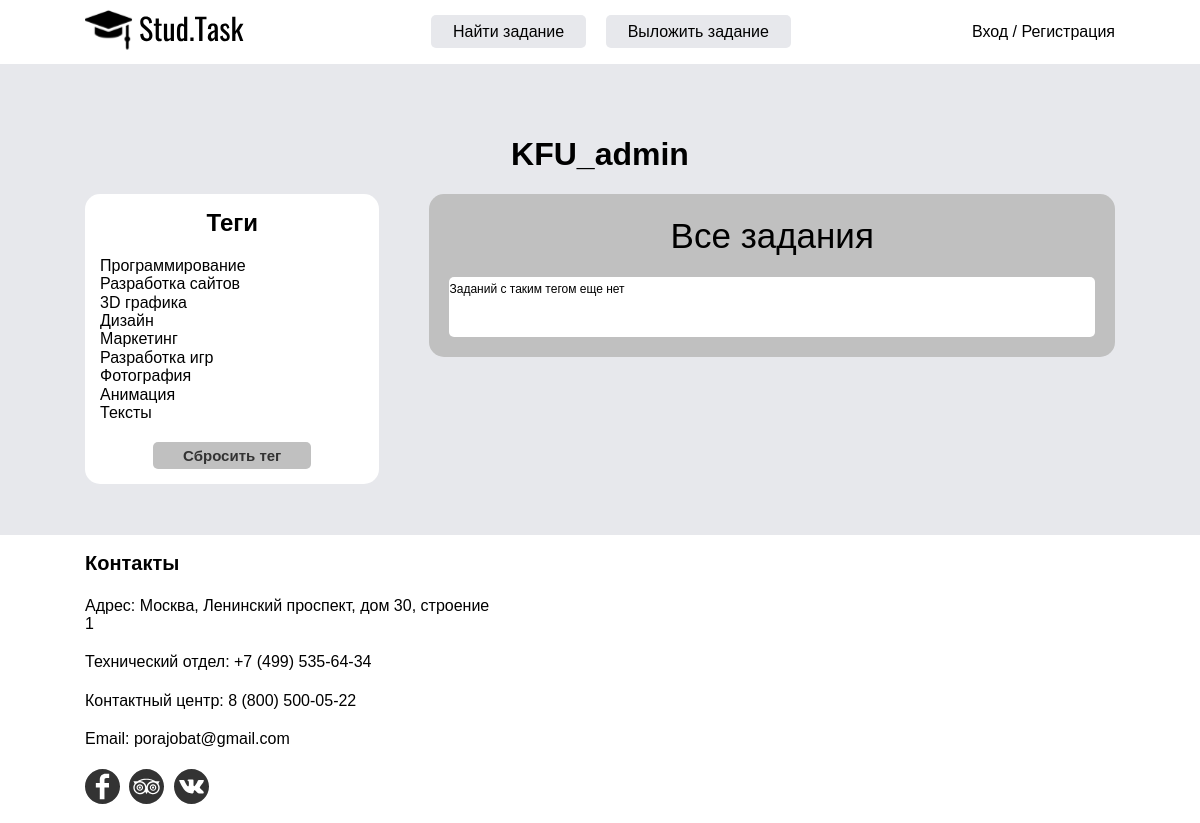
The app's page /tasks/customer/user=1 with its own data.
### diplom/app_users/models.py (models this page shows)
class ProfileCustomerModel(models.Model):
    user = models.OneToOneField(User, on_delete=models.CASCADE)
    profile_img = models.ImageField(upload_to='profile_img/', blank=True)
    company = models.CharField(blank=True, max_length=50)
    phone = models.CharField(blank=True, max_length=15)
    city = models.CharField(blank=True, max_length=50)
    class Meta:
        verbose_name = 'Работодатель'
        verbose_name_plural = 'Работодатели'

### diplom/app_tasks/models.py (models this page shows)
class Tag(models.Model):
    title = models.CharField(max_length=30, verbose_name='Тег')
    def __str__(self):
        return self.title
    class Meta:
        verbose_name = 'Тег'
        verbose_name_plural = 'Теги'

### diplom/app_tasks/views.py (the view)
# urls.py: path('customer/user=<int:user_id>', customer_tasks, name='customer_tasks'),
def customer_tasks(request, user_id):
    temp_user = User.objects.get(id=user_id)
    tags = Tag.objects.all()
    tasks = TaskModel.objects.filter(user=temp_user)
    paginator = Paginator(tasks, 15)
    page_number = request.GET.get('page')
    page_obj = paginator.get_page(page_number)
    return render(request, 'app_tasks/customer_tasks.html', context={'tags': tags,
                                                                 'page_obj': page_obj,
                                                                 'user_info': temp_user,
                                                                 })

### templates/app_tasks/customer_tasks.html (shortened to what this page needs)
{% extends 'base.html' %}
{% load static %}
{% block head %}
    <link rel="stylesheet" href="{% static 'css/tasks/style.css' %}">
{% endblock %}
{% block main %}
<main class="main">
    <div class="container">
      <div class="title_company">
      {% if user_info.profilecustomermodel.company %}
        <div class="company">
          <h1>{{ user_info.profilecustomermodel.company }}</h1>
        </div>
      {% endif %}
      </div>
      <div class="main__container flex">
        <div class="main__tags tags">
          <h2 class="tags__title title">
            Теги
          </h2>
          <div class="tags__all">
            {% for i_tag in tags %}
              <a href="{% url 'customer_tag_detail' user_id=user_info.id pk=i_tag.id %}">{{ i_tag }}</a>
            {% endfor %}
          </div>
          <div class="tags__btn">
            <a class="button" href="{% url 'customer_tasks' user_id=user_info.id %}">Сбросить тег</a>
          </div>
        </div>
        <div class="main__tasks tasks">
          <div class="tasks__title title">
            {% if tag %}
                Задания по '{{ tag|upper }}'
            {% else %}
                Все задания
            {% endif %}
          </div>
          {% if not page_obj %}
            <div class="tasks__block">Заданий с таким тегом еще нет</div>
          {% endif %}
          </div>
        </div>
      </div>
  </main>
{% endblock %}

### diplom/diplom/diplom/static/css/base/style.css (style rules this page uses)
:root { --color-white: #fff; --color-black: #333; --color-light-gray: #E7E8EC; --color-gray: #c0c0c0; }
html { box-sizing: border-box; background-color: var(--color-light-gray); height: 100%; }
*, *::before, *::after { box-sizing: inherit; }
a { color: inherit; text-decoration: none; }
body { font-family: 'Montserrat', sans-serif; margin: 0 auto; min-width: 320px; }
.body { flex-direction: column; justify-content: space-between; min-height: 100%; }
.flex { display: flex; }
.container { max-width: 1060px; padding: 0 15px; margin: 0 auto; }
.title { margin: 0; }

### diplom/diplom/diplom/static/css/tasks/style.css (style rules this page uses)
.main { margin-bottom: 50px; }
.main__container { justify-content: space-between; align-items: flex-start; }
.main__tags { background-color: var(--color-white); padding: 15px; border-radius: 15px; width: 30%; margin-right: 50px; }
.tags__title { margin: 0; margin-bottom: 20px; text-align: center; }
.tags__all { margin-bottom: 20px; }
.tags__all a { display: block; }
.tags__btn { text-align: center; }
.tags__btn .button { background-color: var(--color-gray); padding: 5px 30px; border-radius: 5px; color: var(--color-black); font-style: normal; font-weight: bold; font-size: 15px; line-height: 27px; text-decoration: none; }
.main__tasks { width: 70%; background-color: var(--color-gray); border-radius: 15px; padding: 20px; }
.tasks__title { text-align: center; font-style: normal; font-weight: 400; font-size: 35px; line-height: 43px; margin-bottom: 20px; }
.tasks__block { align-items: center; border-radius: 5px; min-height: 60px; font-style: normal; font-weight: 400; font-size: 12px; line-height: 24px; background-color: var(--color-white); }
.title_company { text-align: center; }

### records on screen
Tag: title "Программирование"
Tag: title "Разработка сайтов"
Tag: title "3D графика"
Tag: title "Дизайн"
Tag: title "Маркетинг"
Tag: title "Разработка игр"
Tag: title "Фотография"
Tag: title "Анимация"
Tag: title "Тексты"

### other values on screen
{{ user_info.profilecustomermodel.company }} "KFU_admin"
